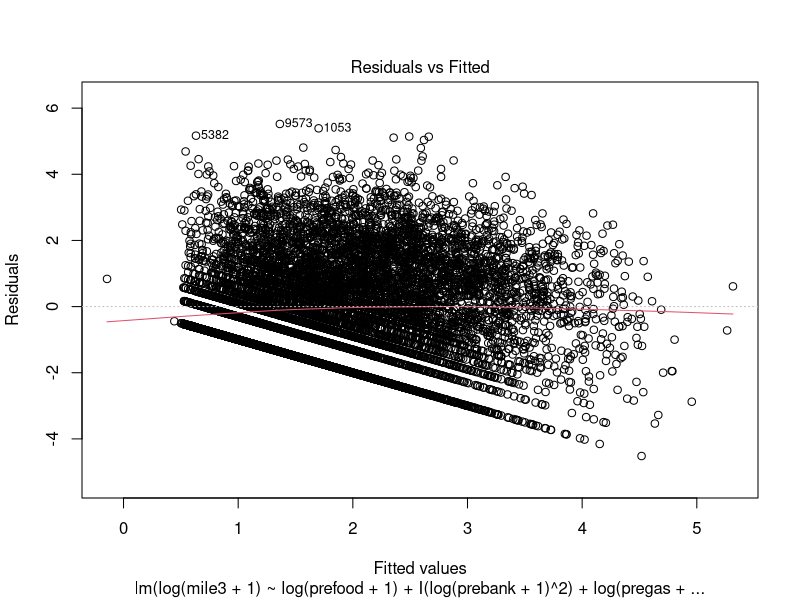
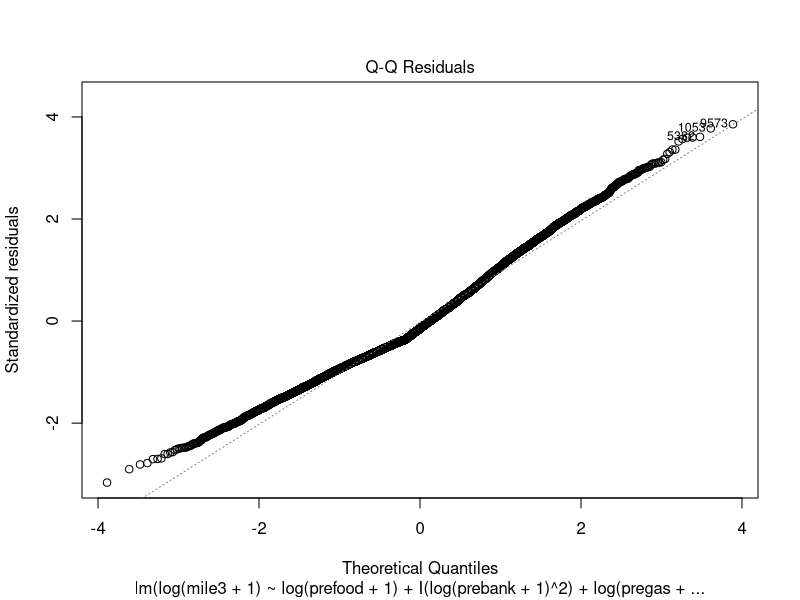
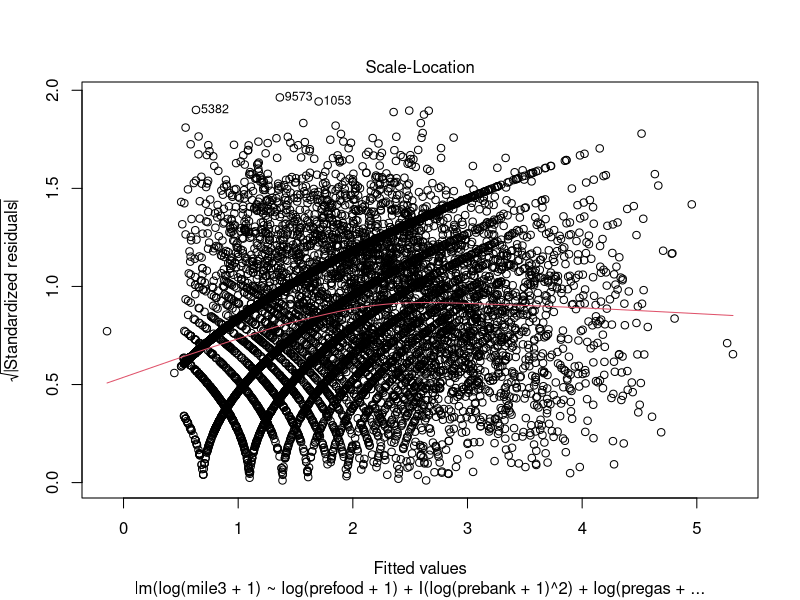
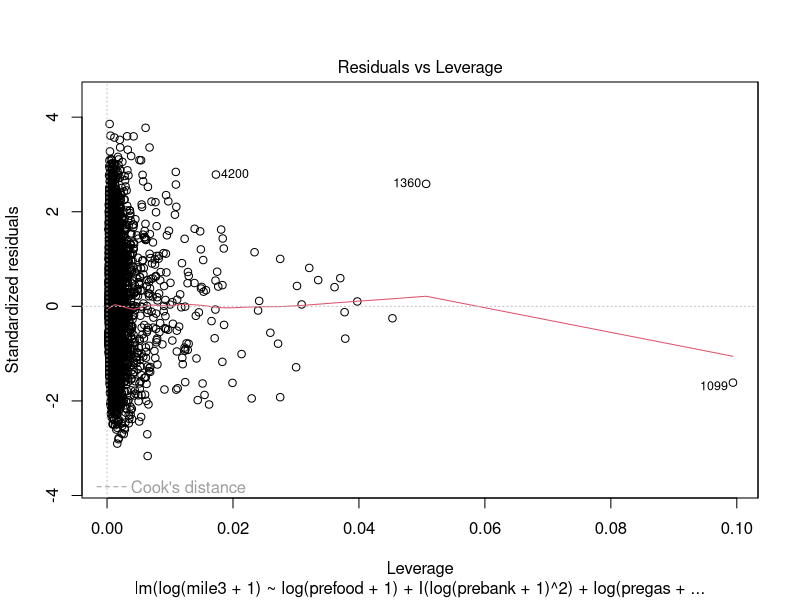
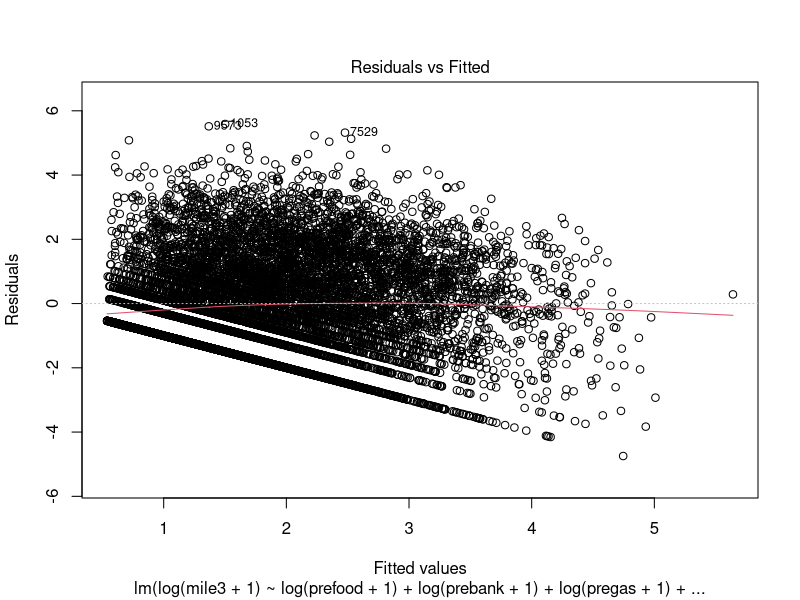
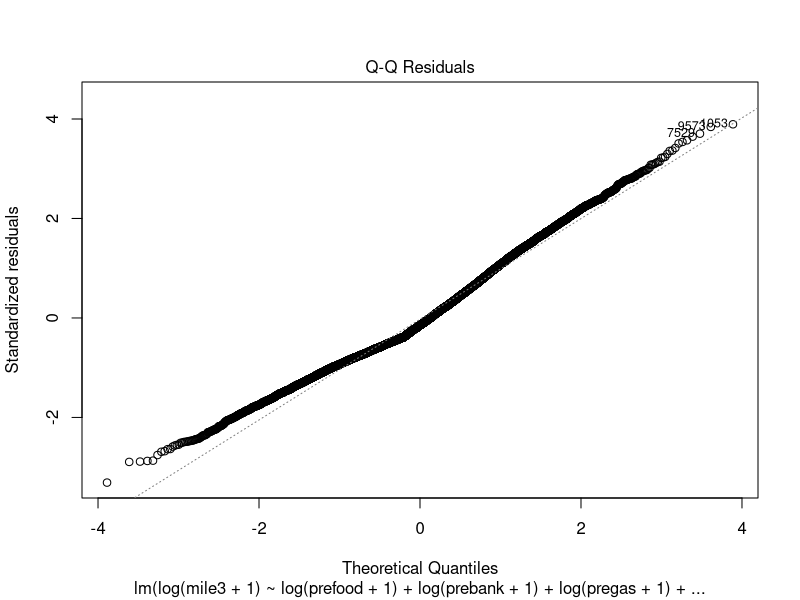
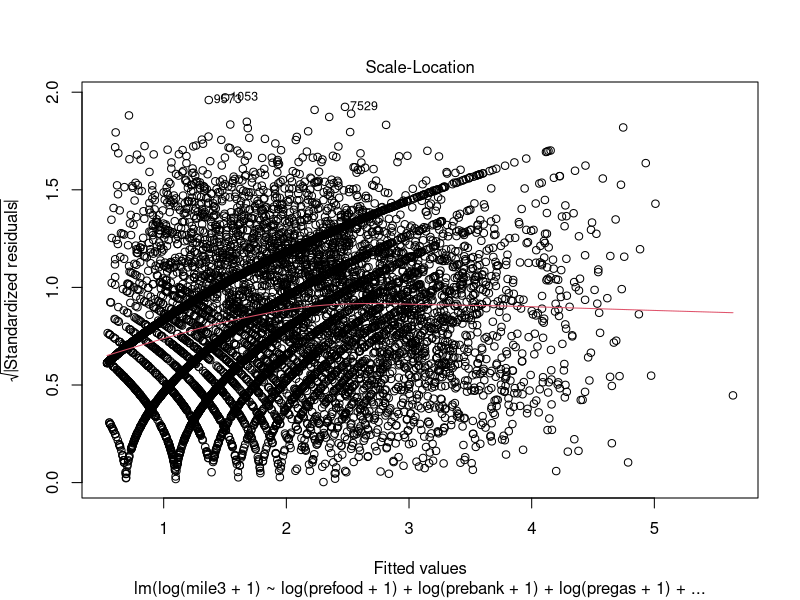
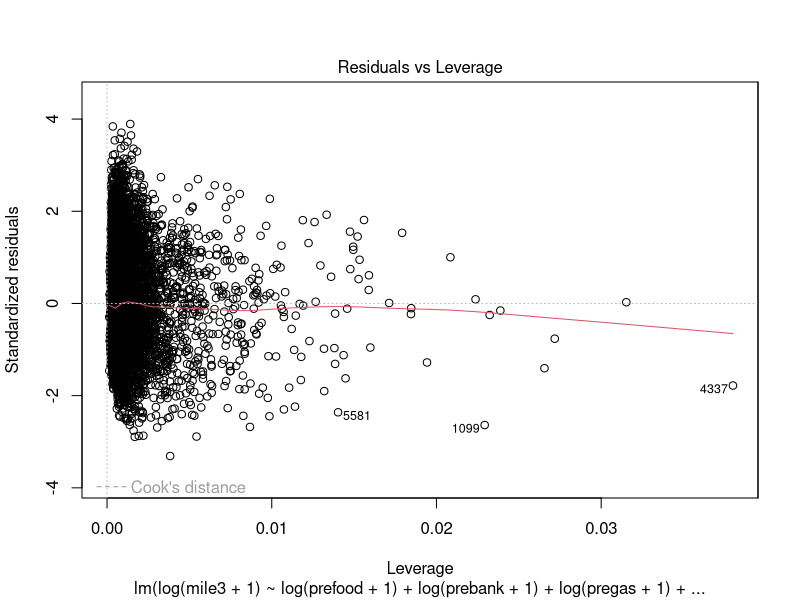

These charts were generated, in order, by the following R code:
library(car);
library(sqldf);
set.seed(10086);

purchase=read.csv("party.csv")
head(purchase,20)

purchase=sqldf("SELECT * FROM purchase WHERE basemile < 25000");
attach(purchase)


purchase$postTotal = mile1 + mile2 + mile3 + mile4;
purchase$totalRatio = (purchase$postTotal)/(basemile);
purchase$training = as.integer(runif(nrow(purchase))*5);

purchaseTraining = sqldf("SELECT * FROM purchase WHERE training < 4");
purchaseValidation = sqldf("SELECT * FROM purchase WHERE training = 4");
im1base=lm(log(mile3+1)~1,purchaseTraining)

im11=step(im1base, scope=~elaboration+log(prefood+1)+I(log(prefood+1)^2)+elaboration:log(prefood+1)+
log(prebank+1)+I(log(prebank+1)^2)+elaboration:log(prebank+1)+
log(pregas+1)+I(log(pregas+1)^2)+elaboration:log(pregas+1)+
log(preretail+1)+I(log(preretail+1)^2)+elaboration:log(preretail+1)+
log(preother+1)+I(log(preother+1)^2)+elaboration:log(preother+1)+
Rfreq+log(Rfreq+1)+1/Rfreq
, test="F", data=purchaseTraining)
summary(im11)
plot(im11)

im12=step(im1base, scope=~elaboration+log(prefood+1)+elaboration:log(prefood+1)+
log(prebank+1)+elaboration:log(prebank+1)+
log(pregas+1)+elaboration:log(pregas+1)+
log(preretail+1)+elaboration:log(preretail+1)+
log(preother+1)+elaboration:log(preother+1)+
Rfreq+log(Rfreq+1)+1/Rfreq
, test="F", data=purchaseTraining)
summary(im12)
plot(im12)

yhat=predict(im11, purchaseValidation);
mean((log(purchaseValidation$mile3+1)-yhat)^2);

yhat=predict(im12, purchaseValidation);
mean((log(purchaseValidation$mile3+1)-yhat)^2);
